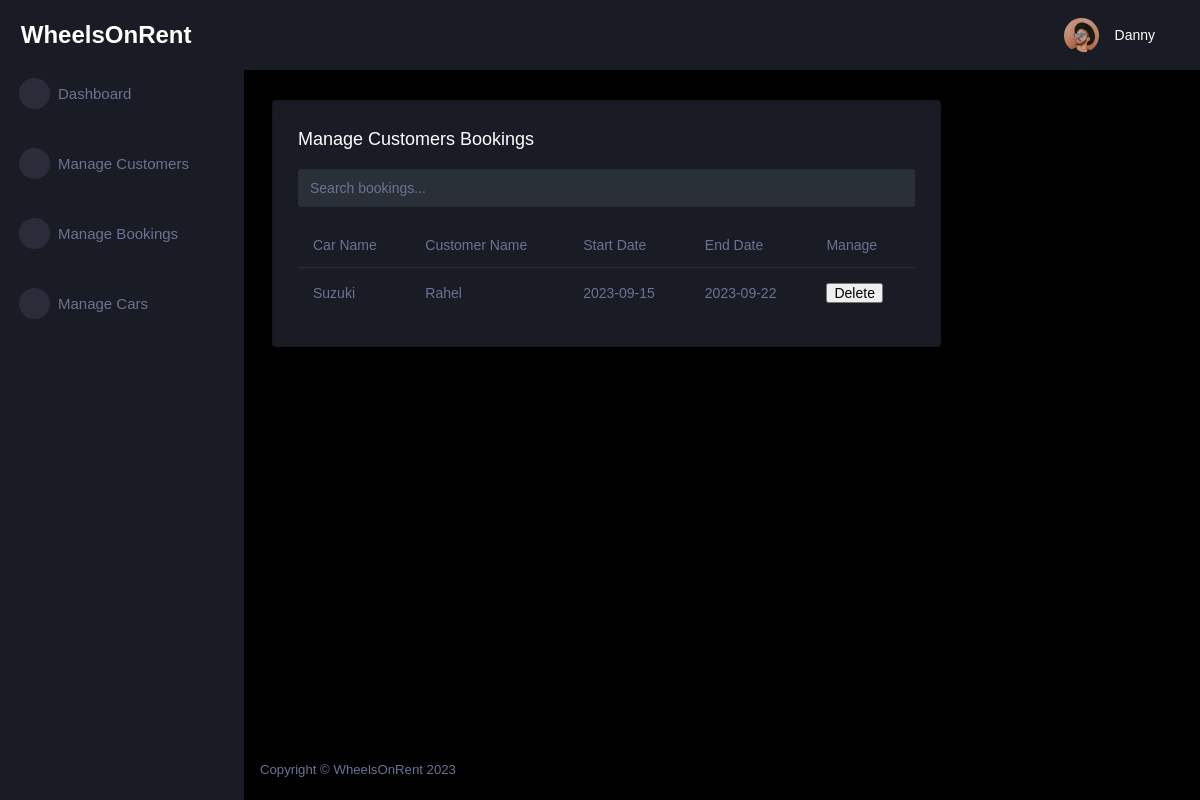
Before: /booking/ (signed in) with the older database file.
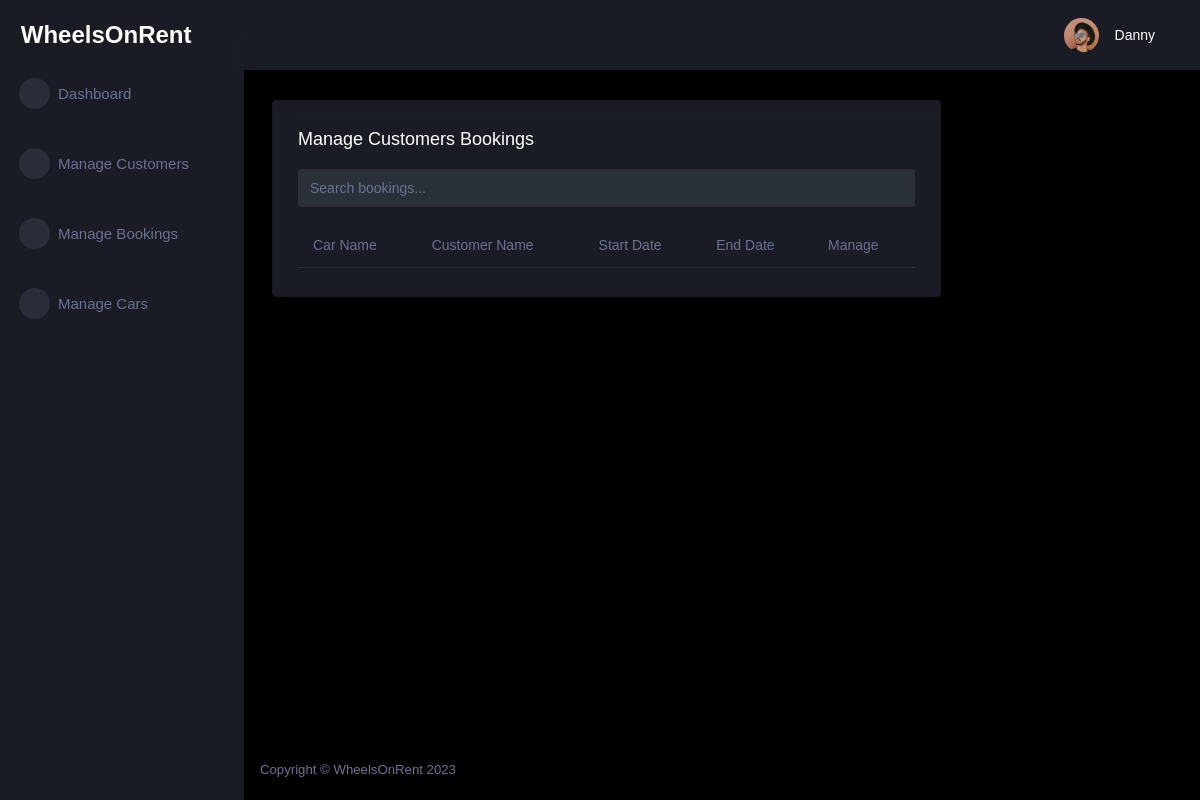
After: the same page with the newer database file.
### tables this page shows
CREATE TABLE customer (
  id INTEGER PRIMARY KEY AUTOINCREMENT,
  name TEXT NOT NULL,
  last_name TEXT NOT NULL,
  phone_number TEXT NOT NULL,
  email TEXT NOT NULL,
  password TEXT NOT NULL,
  role TEXT INTEGER DEFAULT 0
);

CREATE TABLE booking (
  id INTEGER PRIMARY KEY AUTOINCREMENT,
  customer_id INTEGER NOT NULL,
  car_id INTEGER NOT NULL,
  start_date DATE NOT NULL,
  end_date DATE NOT NULL,
  FOREIGN KEY (customer_id) REFERENCES customer (id),
  FOREIGN KEY (car_id) REFERENCES car (id)
);

CREATE TABLE car (
  id INTEGER PRIMARY KEY AUTOINCREMENT,
  name TEXT NOT NULL,
  model TEXT NOT NULL,
  status TEXT NOT NULL,
  seat INTEGER NOT NULL,
  door INTEGER NOT NULL,
  gearbox TEXT NOT NULL,
  image TEXT
, price REAL NOT NULL DEFAULT 0.0);

### car_app/booking.py (the view)
@bp.route('/')
@login_required
def index():
    db = get_db()
    bookings = db.execute(
        'SELECT b.id, ca.name, cu.name, cu.last_name, start_date, end_date'
        ' FROM booking b'
        ' JOIN customer cu ON b.customer_id = cu.id'
        ' JOIN car ca on b.car_id = ca.id'
        ' ORDER BY start_date ASC'
    ).fetchall()
    return render_template('admin/booking_index.html', bookings=bookings)

### car_app/customer.py (called while the page is built)
@bp.before_app_request
def load_logged_in_customer():
    customer_id = session.get('customer_id')
    if customer_id is None:
        g.customer = None
    else:
        g.customer = get_db().execute(
            'SELECT * FROM customer WHERE id = ?', (customer_id,)
        ).fetchone()

def login_required(view):
    @functools.wraps(view)
    def wrapped_view(**kwargs):
        if g.customer is None:
            return redirect(url_for('customer.login'))
        return view(**kwargs)
    return wrapped_view

### car_app/db.py (called while the page is built)
def get_db():
    if 'db' not in g:
        g.db = sqlite3.connect(
            current_app.config['DATABASE'],
            detect_types=sqlite3.PARSE_DECLTYPES
        )
        g.db.row_factory = sqlite3.Row
    return g.db

### car_app/templates/admin/booking_index.html (shortened to what this page needs)
{% extends 'admin/admin_base.html' %}
{% block content %}
<div class="content-wrapper">
  <div class="row">
    <div class="col-lg-9 grid-margin stretch-card">
      <div class="card">
        <div class="card-body">
          <h4 class="card-title">Manage Customers Bookings</h4>
          <div class="mb-3">
            <input type="text" id="searchInput" class="form-control" placeholder="Search bookings...">
          </div>
          <div class="table-responsive">
            <table class="table">
              <thead>
                <tr>
                  <th>Car Name</th>
                  <th>Customer Name</th>
                  <th>Start Date</th>
                  <th>End Date</th>
                  <th>Manage</th>
                </tr>
              </thead>
              <tbody>
                {% for booking in bookings %}
                  <tr>
                    <td>{{ booking[1] }}</td>
                    <td>{{ booking[2] }}</td>
                    <td>{{ booking[4] }}</td>
                    <td>{{ booking[5] }}</td>
              <td><form action="{{ url_for('booking.delete', id=booking['id']) }}" method="post"><input class="danger" type="submit" value="Delete" onclick="return confirm('Are you sure?')">
                </form></td>
                  </tr>
                {% endfor %}
              </tbody>
            </table>
          </div>
        </div>
      </div>
    </div>
  </div>
</div>
{% endblock %}

### car_app/templates/admin/admin_base.html (shortened to what this page needs)
<!DOCTYPE html>
<html lang="en">
<head>
    <link rel="stylesheet" href="https://cdn.jsdelivr.net/npm/bootstrap@4.0.0/dist/css/bootstrap.min.css">
    <link rel="stylesheet" href="{{ url_for('static', filename='assets/admin/assets/vendors/mdi/css/materialdesignicons.min.css')}}">
    <link rel="stylesheet" href="{{ url_for('static', filename='assets/admin/assets/vendors/css/vendor.bundle.base.css')}}">
    <link rel="stylesheet" href="{{ url_for('static', filename='assets/admin/assets/vendors/jvectormap/jquery-jvectormap.css')}}">
    <link rel="stylesheet" href="{{ url_for('static', filename='assets/admin/assets/vendors/flag-icon-css/css/flag-icon.min.css')}}">
    <link rel="stylesheet" href="{{ url_for('static', filename='assets/admin/assets/vendors/owl-carousel-2/owl.carousel.min.css')}}">
    <link rel="stylesheet" href="{{ url_for('static', filename='assets/admin/assets/vendors/owl-carousel-2/owl.theme.default.min.css')}}">
    <link rel="stylesheet" href="{{ url_for('static', filename='assets/admin/assets/css/style.css')}}">
</head>
<body>
    {% if g.customer['role'] == 1 %}
    <div class="container-scroller">
        <nav class="sidebar sidebar-offcanvas" id="sidebar">
            <div class="sidebar-brand-wrapper d-none d-lg-flex align-items-center justify-content-center fixed-top">
                <a class="sidebar-brand brand-logo" href="{{ url_for('customer.admin_dashboard') }}" style="text-decoration: none; color: white; font-size: 24px; font-weight: bold; font-family: Verdana, Geneva, Tahoma, sans-serif;">WheelsOnRent</a>
            </div>
            <ul class="nav">
                <li class="nav-item menu-items">
                    <a class="nav-link" href="{{ url_for('customer.admin_dashboard') }}">
                        <span class="menu-icon">
                <i class="mdi mdi-speedometer"></i>
              </span>
                        <span class="menu-title">Dashboard</span>
                    </a>
                </li>
                <br>
                <li class="nav-item menu-items">
                    <a class="nav-link" href="{{ url_for('customer.index') }}">
                        <span class="menu-icon">
                <i class="mdi mdi-playlist-play"></i>
              </span>
                        <span class="menu-title">Manage Customers</span>
                    </a>
                </li>
                <br>
                <li class="nav-item menu-items">
                    <a class="nav-link" href="{{ url_for('booking.index') }}">
                        <span class="menu-icon">
                <i class="mdi mdi-table-large"></i>
              </span>
                        <span class="menu-title">Manage Bookings</span>
                    </a>
                </li>
                <br>
                <li class="nav-item menu-items">
                    <a class="nav-link" href="{{ url_for('car.index') }}">
                        <span class="menu-icon">
                <i class="mdi mdi-car"></i>
              </span>
                        <span class="menu-title">Manage Cars</span>
                    </a>
                </li>
            </ul>
        </nav>
        <div class="container-fluid page-body-wrapper">
            <nav class="navbar p-0 fixed-top d-flex flex-row">
                <div class="navbar-menu-wrapper flex-grow d-flex align-items-stretch">
                    <button class="navbar-toggler navbar-toggler align-self-center" type="button" data-toggle="minimize">
              <span class="mdi mdi-menu"></span>
            </button>
                    <ul class="navbar-nav navbar-nav-right">
                        <li class="nav-item nav-settings d-none d-lg-block">
                            <a class="nav-link" href="#">
                                <i class="mdi mdi-view-grid"></i>
                            </a>
                        </li>
                        <li class="nav-item dropdown">
                            <a class="nav-link" id="profileDropdown" href="#" data-toggle="dropdown">
                                <div class="navbar-profile">
                                    <img class="img-xs rounded-circle" src="{{ url_for('static', filename='assets/admin/assets/images/faces/face15.jpg')}}" alt="">
                                    <p class="mb-0 d-none d-sm-block navbar-profile-name">{{ g.customer['name'] }}</p>
                                    <i class="mdi mdi-menu-down d-none d-sm-block"></i>
                                </div>
                            </a>
                        </li>
                    </ul>
                </div>
            </nav>
            <div class="main-panel">
                {% block content %}{% endblock %}
                <footer class="footer">
                    <div class="d-sm-flex justify-content-center justify-content-sm-between">
                        <span class="text-muted d-block text-center text-sm-left d-sm-inline-block">Copyright © WheelsOnRent 2023</span>
                    </div>
                </footer>
            </div>
        </div>
    </div>
    {% else %}
    <div class="container">
        <div class="alert alert-danger">
            <p>You do not have permission to view this page.</p>
        </div>
    </div>
    {% endif %}
</body>
</html>

Changed rows visible on the page:
removed booking: name "Suzuki", name "Rahel", start_date "2023-09-15", end_date "2023-09-22"
